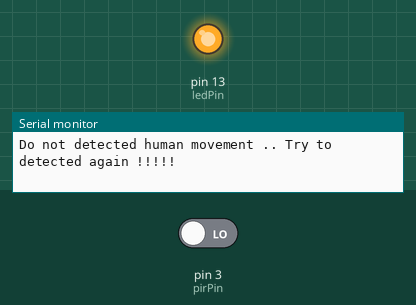
This sketch was run on a simulated Arduino Uno, built with avr-gcc and run on an emulated ATmega328P. Shown: output pins drawn as LEDs (lit = HIGH), the last lines printed to the serial monitor. Inputs (shaded band) come from the test bench; at power-on: pin 3 (pirPin) LOW.

Above: at 1.2 s.
1.3 s: pin 3 (pirPin) driven HIGH
At 1.7 s:
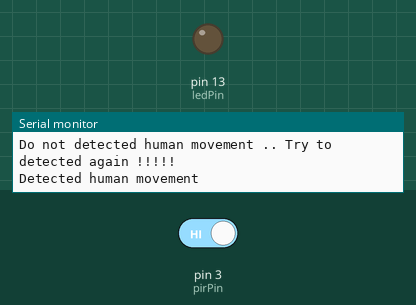
Timing chart, 0 to 4.3 s (numbered marks = the images above; inputs shaded):
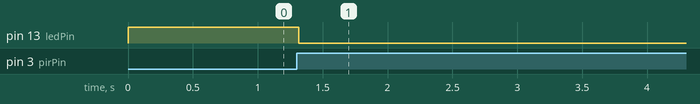

Measured:
- after the input at 1.3 s, pin 13 (ledPin): HIGH → LOW at once

The sketch:

pir_test.ino
```cpp
#include <Arduino_JSON.h>


int ledPin = 13;
int pirPin = 3;

void setup() {
  Serial.begin(9600);
  pinMode(ledPin, OUTPUT);
  pinMode(pirPin, INPUT);
}

void loop() {
  int value = digitalRead(pirPin);


  if (value == HIGH)
  {
    digitalWrite(ledPin, LOW);
    Serial.println("Detected human movement");
    delay(10000);
  }

  else
  {
    digitalWrite(ledPin, HIGH);
    Serial.println("Do not detected human movement .. Try to detected again !!!!! ");
    delay(50);
  }
}
```
